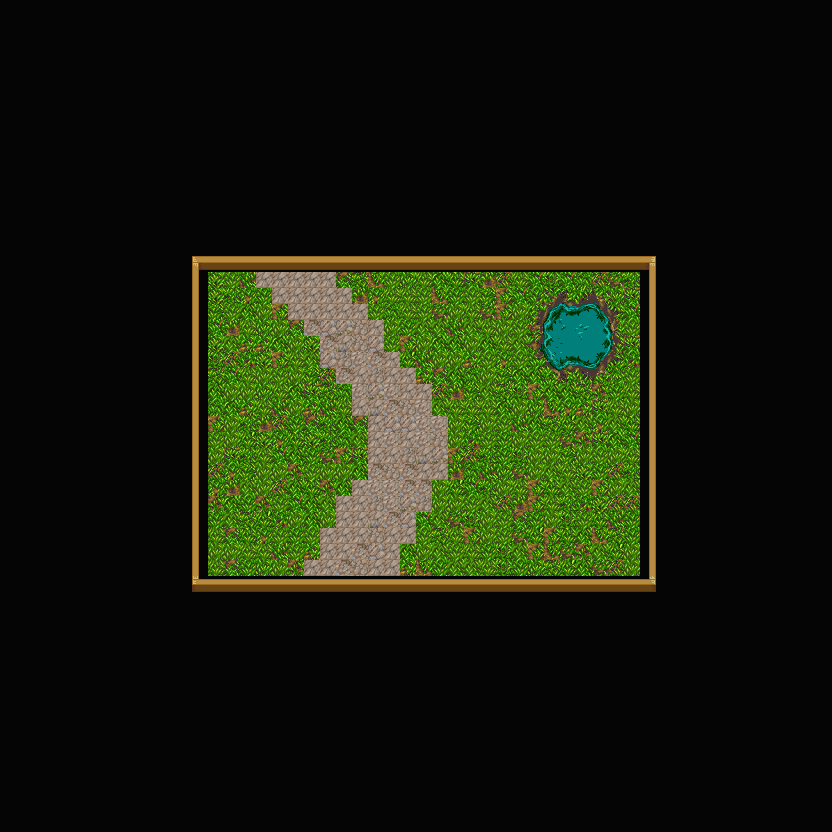

The image is a tile-based game level rendered from a .tmx file. Its description and source (layers, tilesets, objects; grid data summarised) follow:
An orthogonal 52x52 tile map with 16x16 px tiles, 4 tile layers (groundLayer, middleLayer, collisionLayer, topLayer), 2 tilesets.

<map version="1.2" tiledversion="1.2.1" orientation="orthogonal" renderorder="right-down" width="52" height="52" tilewidth="16" tileheight="16" infinite="0" nextlayerid="5" nextobjectid="1">
 <tileset firstgid="1" source="interior.tsx" />
 <tileset firstgid="1025" source="wood_tileset_3.tsx" />
 <layer id="1" name="groundLayer" width="52" height="52">
  <data>[2704 cells, 2704 non-empty, 2 distinct tile ids]</data>
 </layer>
 <layer id="4" name="middleLayer" width="52" height="52">
  <data>[2704 cells, 609 non-empty, 88 distinct tile ids]</data>
 </layer>
 <layer id="2" name="collisionLayer" width="52" height="52">
  <data>[2704 cells, 96 non-empty, 18 distinct tile ids]</data>
 </layer>
 <layer id="3" name="topLayer" width="52" height="52">
  <data>[2704 cells, 0 non-empty, 0 distinct tile ids]</data>
 </layer>
</map>
